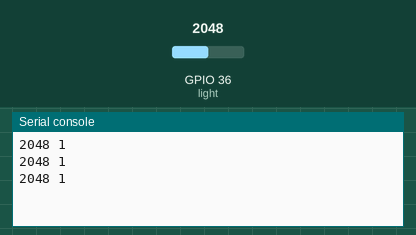
Recording of a program running on a simulated ESP32 board running MicroPython. Shown: the last lines printed to the serial console. The inputs (shaded band) are chosen by the test bench; at power-on: GPIO 36 (light) = 2048 (analog values on the 0–4095 scale).

Above: at 1.2 s.
1.3 s: GPIO 36 (light) set to 2866
At 1.9 s:
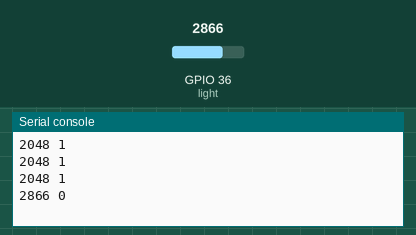
2.8 s: GPIO 36 (light) set to 3603
At 3.4 s:
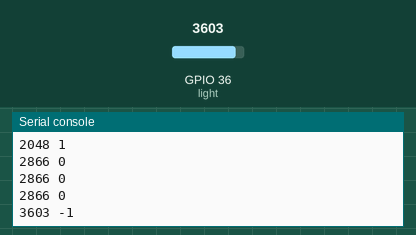
Timing chart, 0 to 5.8 s (numbered marks = the images above; inputs shaded):
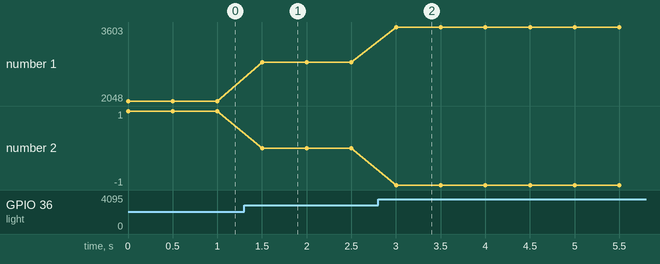

The program:

step1_light_level.py
```python
from machine import Pin, ADC
import time

light = ADC(Pin(36))  # 36번 핀에서 0~4095 값을 읽어요
light.atten(ADC.ATTN_11DB)
light.width(ADC.WIDTH_12BIT)

while True:
    value = light.read()
    level = ((value - 3500) * (3 - 0) // (500 - 3500) + 0)  # 가렸을 때 3500 → 0, 비췄을 때 500 → 3
    print(value, level)
    time.sleep(0.5)
```

Measured:
- after the input at 1.3 s, the serial console: prints a new line after 0.20 s (image 1)
- after the input at 2.8 s, the serial console: prints a new line after 0.20 s (image 2)
- plotted number 1: 2048 → 2866 after the input at 1.3 s, 2866 → 3603 after the input at 2.8 s
- plotted number 2: 1 → 0 after the input at 1.3 s, 0 → -1 after the input at 2.8 s
